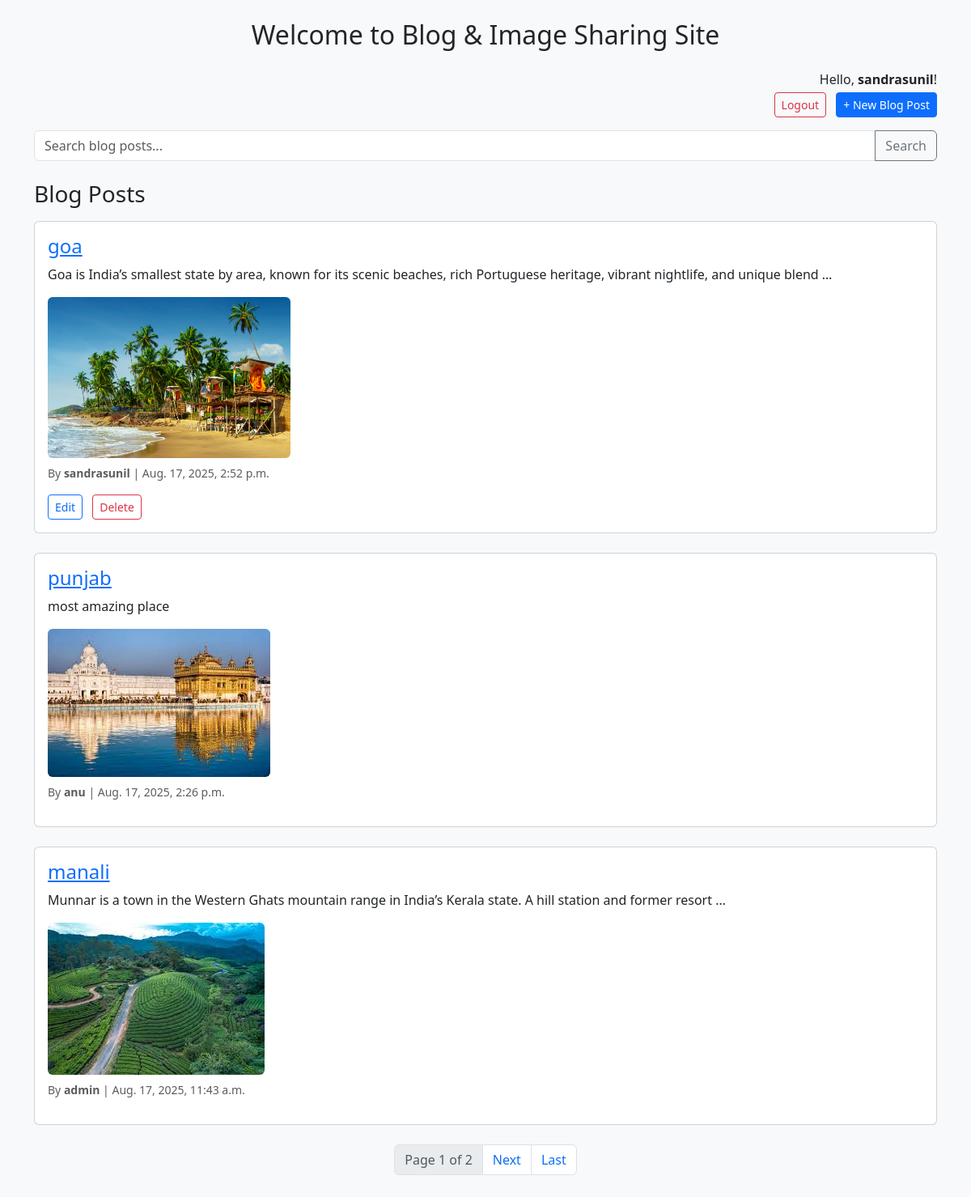
/home/ (signed in), run on the app's committed database.
### blogapp/models.py (models this page shows, shortened)
class BlogPost(models.Model):
    author = models.ForeignKey(User, on_delete=models.CASCADE)
    title = models.CharField(max_length=200)
    content = models.TextField()
    image = models.ImageField(upload_to='blog_images/', blank=True, null=True)
    created_at = models.DateTimeField(auto_now_add=True)

### blogapp/views.py (the view)
# urls.py: 2. Add a URL to urlpatterns:  path('', views.home, name='home')
def home(request):
    posts_list = BlogPost.objects.all().order_by('-created_at')
    paginator = Paginator(posts_list, 3)  # Show 3 posts per page
    page_number = request.GET.get('page')
    posts = paginator.get_page(page_number)
    return render(request, 'blogapp/home.html', {'posts': posts})

### blogapp/templates/blogapp/home.html (shortened to what this page needs)
<!DOCTYPE html>
{% load static %}
<html lang="en">
<head>
    <link href="https://cdn.jsdelivr.net/npm/bootstrap@5.3.3/dist/css/bootstrap.min.css" rel="stylesheet">
</head>
<body class="bg-light">
<div class="container py-4">
    <h2 class="mb-4 text-center">Welcome to Blog & Image Sharing Site</h2>
    <div class="mb-3 text-end">
        {% if user.is_authenticated %}
            <p class="mb-1">Hello, <strong>{{ user.username }}</strong>!</p>
            <a href="{% url 'login' %}" class="btn btn-outline-danger btn-sm me-2">Logout</a>
            <a href="{% url 'create_post' %}" class="btn btn-primary btn-sm">+ New Blog Post</a>
        {% else %}
            <a href="{% url 'login' %}" class="btn btn-outline-primary btn-sm me-2">Login</a>
            <a href="{% url 'register' %}" class="btn btn-success btn-sm">Register</a>
        {% endif %}
    </div>
    <form method="get" action="{% url 'home' %}" class="input-group mb-4">
        <input type="text" name="q" class="form-control" placeholder="Search blog posts..." value="{{ query|default_if_none:'' }}">
        <button type="submit" class="btn btn-outline-secondary">Search</button>
    </form>
    <h3 class="mb-3"> Blog Posts</h3>
    {% for post in posts %}
        <div class="card mb-4">
            <div class="card-body">
                <h4 class="card-title">
                    <a href="{% url 'post_detail' post.id %}">{{ post.title }}</a>
                </h4>
                <p class="card-text">{{ post.content|truncatewords:20 }}</p>
                {% if post.image %}
                    <img src="{{ post.image.url }}" class="img-fluid mb-2 rounded" style="max-width: 300px;">
                {% endif %}
                <p class="text-muted small">By <strong>{{ post.author.username }}</strong> | {{ post.created_at }}</p>
                {% if user == post.author %}
                    <a href="{% url 'edit_post' post.id %}" class="btn btn-sm btn-outline-primary me-2">Edit</a>
                    <a href="{% url 'delete_post' post.id %}" class="btn btn-sm btn-outline-danger">Delete</a>
                {% endif %}
            </div>
        </div>
    {% empty %}
        <p class="text-muted">No posts found{{ query|yesno:" for your search query.,." }}</p>
    {% endfor %}
    {% if posts.paginator.num_pages > 1 %}
        <nav aria-label="Page navigation">
            <ul class="pagination justify-content-center">
                <li class="page-item disabled">
                    <span class="page-link">Page {{ posts.number }} of {{ posts.paginator.num_pages }}</span>
                </li>
                {% if posts.has_next %}
                    <li class="page-item">
                        <a class="page-link" href="?{% if query %}q={{ query }}&{% endif %}page={{ posts.next_page_number }}">Next</a>
                    </li>
                    <li class="page-item">
                        <a class="page-link" href="?{% if query %}q={{ query }}&{% endif %}page={{ posts.paginator.num_pages }}">Last</a>
                    </li>
                {% endif %}
            </ul>
        </nav>
    {% endif %}
</div>
</body>
</html>

### data on the page
BlogPost: title "goa", content "Goa is India’s smallest state by area, known for its scenic beaches, rich Portuguese heritage, vibrant nightlife, and unique blend …", image (picture), author.username "sandrasunil", created_at "Aug. 17, 2025, 2:52 p.m.", shows "Edit"
BlogPost: title "punjab", content "most amazing place", image (picture), author.username "anu", created_at "Aug. 17, 2025, 2:26 p.m."
BlogPost: title "manali", content "Munnar is a town in the Western Ghats mountain range in India’s Kerala state. A hill station and former resort …", image (picture), author.username "admin", created_at "Aug. 17, 2025, 11:43 a.m."

### other printed values
{{ user.username }} "sandrasunil"
{{ posts.number }} "1"
{{ posts.paginator.num_pages }} "2"
